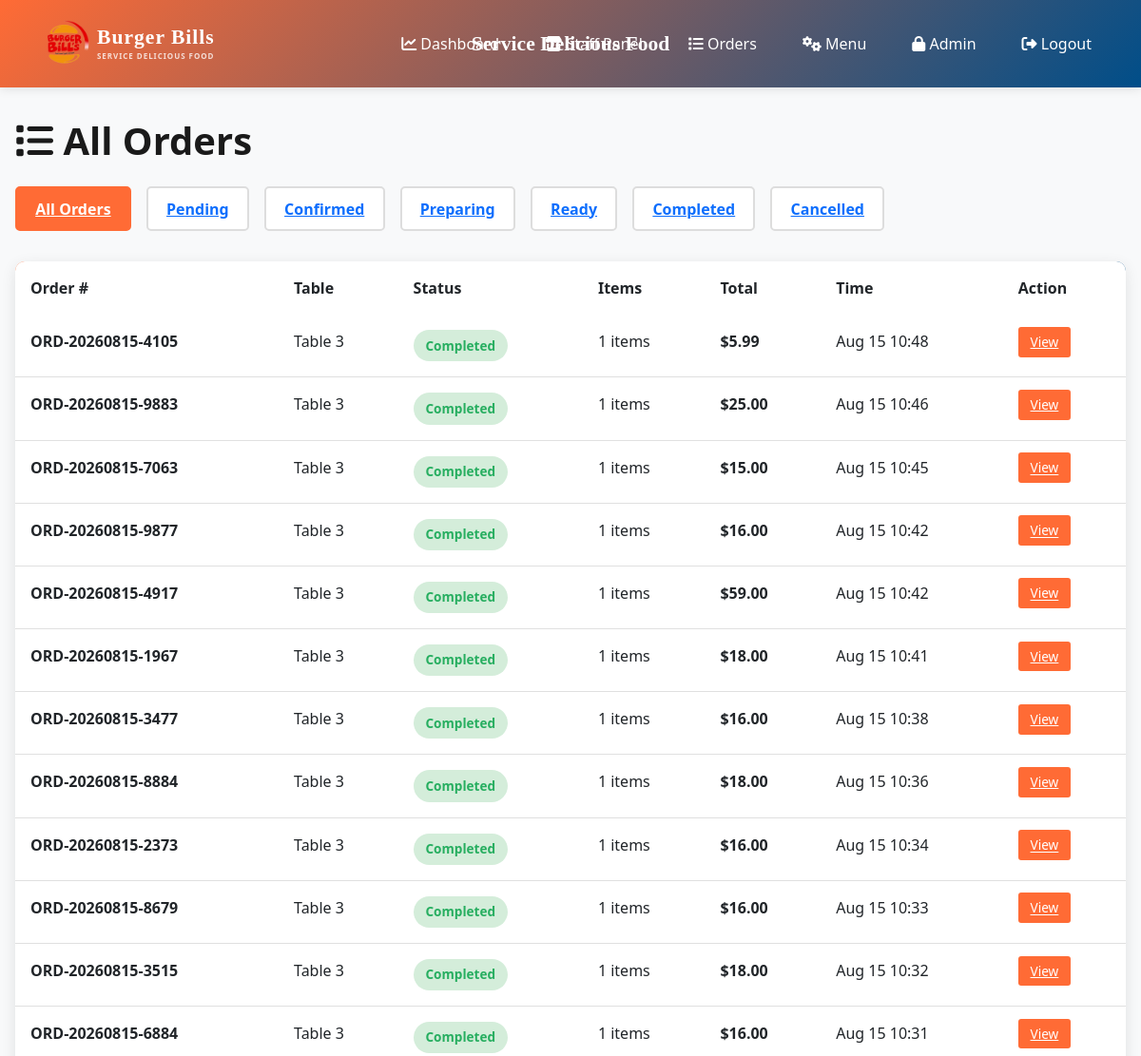
/orders/ (signed in, upper part), run on an earlier commit of the app's database.
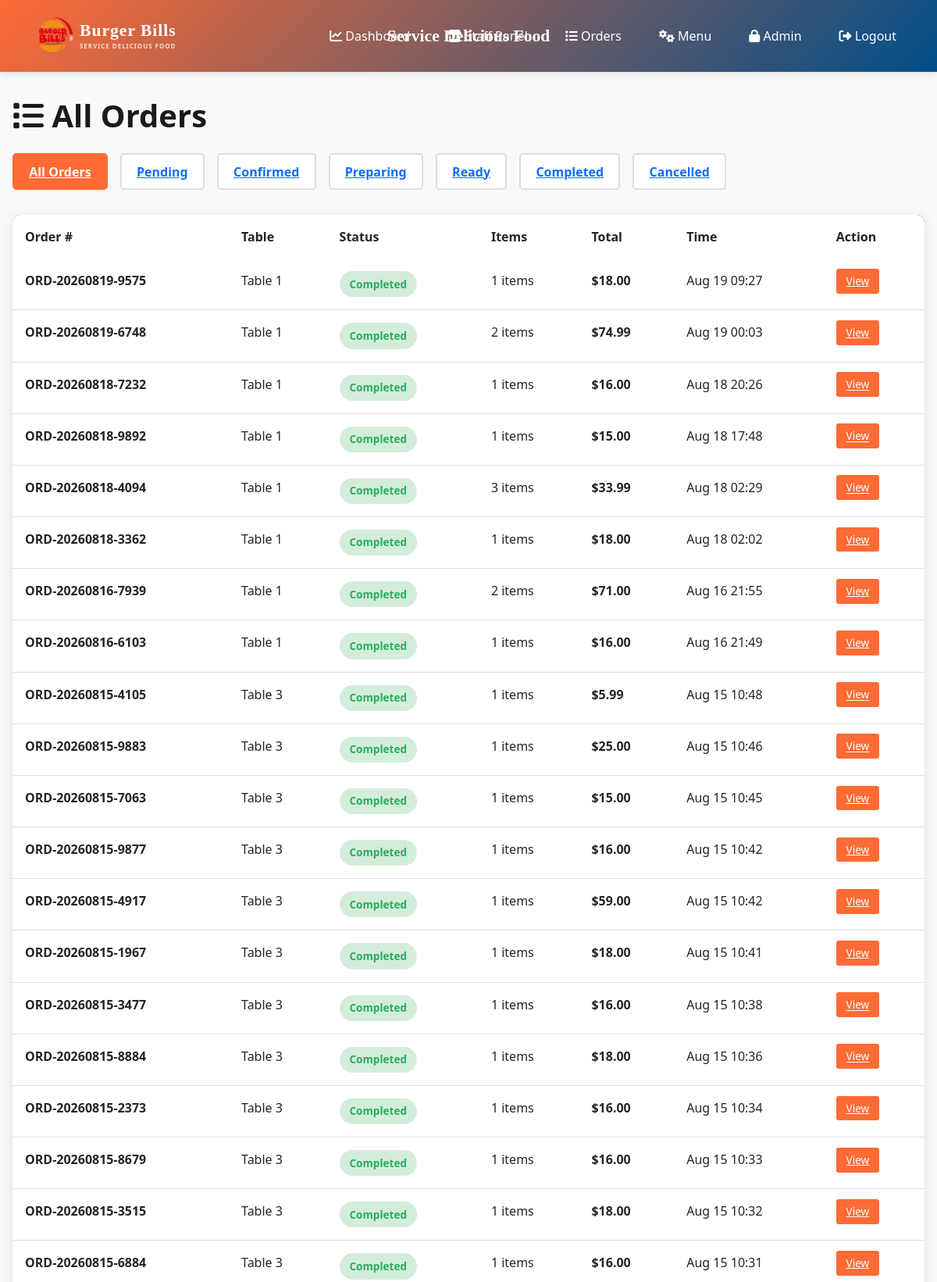
And on a later commit of the database.
### menu/models.py (models this page shows, shortened)
class Order(models.Model):
    ORDER_STATUS_CHOICES = [
        ('pending', 'Pending'),
        ('confirmed', 'Confirmed'),
        ('preparing', 'Preparing'),
        ('ready', 'Ready'),
        ('completed', 'Completed'),
        ('cancelled', 'Cancelled'),
    ]
    ORDER_TYPE_CHOICES = [
        ('dine_in', 'Dine In'),
        ('pickup', 'Pickup'),
    ]
    table = models.ForeignKey(Table, on_delete=models.CASCADE, related_name='orders', null=True, blank=True)
    order_number = models.CharField(max_length=20, unique=True)
    status = models.CharField(max_length=20, choices=ORDER_STATUS_CHOICES, default='pending')
    order_type = models.CharField(max_length=20, choices=ORDER_TYPE_CHOICES, default='dine_in')
    customer_name = models.CharField(max_length=200, blank=True)
    customer_phone = models.CharField(max_length=20, blank=True)
    customer_email = models.EmailField(blank=True)
    total_amount = models.DecimalField(max_digits=10, decimal_places=2, default=0)
    special_instructions = models.TextField(blank=True)
    estimated_time = models.IntegerField(default=20, help_text="Estimated time in minutes")
    is_called = models.BooleanField(default=False, help_text="Customer has been called to pick up")
    called_at = models.DateTimeField(blank=True, null=True)
    cart_expires_at = models.DateTimeField(blank=True, null=True, help_text="Cart auto-expires after 5 minutes of inactivity")
    created_at = models.DateTimeField(auto_now_add=True)
    updated_at = models.DateTimeField(auto_now=True)
    completed_at = models.DateTimeField(blank=True, null=True)
    class Meta:
        ordering = ['-created_at']

class Table(models.Model):
    number = models.IntegerField(unique=True)
    capacity = models.IntegerField(default=4)
    qr_code = models.ImageField(upload_to='qr_codes/', blank=True, null=True)
    qr_access_token = models.UUIDField(default=uuid.uuid4, editable=False)
    is_active = models.BooleanField(default=True)
    created_at = models.DateTimeField(auto_now_add=True)
    class Meta:
        ordering = ['number']

### menu/views.py (the view)
# urls.py: path('orders/', views.all_orders, name='all_orders'),
@login_required
def all_orders(request):
    if not request.user.is_staff:
        return redirect('index')
    status_filter = request.GET.get('status', '')
    if status_filter:
        orders = Order.objects.filter(status=status_filter).order_by('-created_at')
    else:
        orders = Order.objects.all().order_by('-created_at')
    context = {
        'orders': orders,
        'status_choices': Order.ORDER_STATUS_CHOICES,
        'selected_status': status_filter,
    }
    return render(request, 'menu/all_orders.html', context)

### templates/menu/all_orders.html (shortened to what this page needs)
{% extends 'menu/base.html' %}
{% block content %}
<h1><i class="fas fa-list"></i> All Orders</h1>
<div class="filter-section">
    <a href="{% url 'all_orders' %}" class="filter-btn {% if not selected_status %}active{% endif %}">
        All Orders
    </a>
    {% for status, label in status_choices %}
        <a href="?status={{ status }}" class="filter-btn {% if selected_status == status %}active{% endif %}">
            {{ label }}
        </a>
    {% endfor %}
</div>
{% if orders %}
    <div class="orders-table">
        <table class="table">
            <thead>
                <tr>
                    <th>Order #</th>
                    <th>Table</th>
                    <th>Status</th>
                    <th>Items</th>
                    <th>Total</th>
                    <th>Time</th>
                    <th>Action</th>
                </tr>
            </thead>
            <tbody>
                {% for order in orders %}
                    <tr>
                        <td class="order-number">{{ order.order_number }}</td>
                        <td>Table {{ order.table.number }}</td>
                        <td>
                            <span class="status-badge status-{{ order.status }}">
                                {% if order.status == 'pending' %}Pending
                                {% elif order.status == 'confirmed' %}Confirmed
                                {% elif order.status == 'preparing' %}Preparing
                                {% elif order.status == 'ready' %}Ready
                                {% elif order.status == 'completed' %}Completed
                                {% else %}{{ order.status|title }}{% endif %}
                            </span>
                        </td>
                        <td>{{ order.items.count }} items</td>
                        <td class="price">${{ order.total_amount }}</td>
                        <td>{{ order.created_at|date:"M d H:i" }}</td>
                        <td>
                            <a class="btn-sm btn-edit" href="{% url 'staff_order_receipt' order.id %}">
                                View
                            </a>
                        </td>
                    </tr>
                {% endfor %}
            </tbody>
        </table>
    </div>
{% else %}
    <div class="empty-state">
        <i class="fas fa-inbox"></i>
        <p>No orders found</p>
    </div>
{% endif %}
{% endblock %}

### templates/menu/base.html (shortened to what this page needs)
{% load static %}
<!DOCTYPE html>
<html lang="en">
<head>
    <link href="https://cdn.jsdelivr.net/npm/bootstrap@5.3.0/dist/css/bootstrap.min.css" rel="stylesheet">
    <link href="https://cdnjs.cloudflare.com/ajax/libs/font-awesome/6.4.0/css/all.min.css" rel="stylesheet">
</head>
<body>
    <nav class="navbar navbar-expand-lg navbar-dark">
        <div class="container-fluid">
            <a class="navbar-brand" href="/">
                {% load static %}
                <img src="{% static 'images/logo.png' %}" alt="Burger Bills Logo" class="navbar-logo">
                <span class="navbar-brand-copy">
                    <strong>Burger Bills</strong>
                    <small>Service Delicious Food</small>
                </span>
            </a>
            <div class="restaurant-navbar-heading{% if table %} table-number-badge{% endif %}"{% if table %} aria-label="Table {{ table.number }}"{% endif %}>
                {% if table %}{{ table.number }}{% else %}Service Delicious Food{% endif %}
            </div>
            {% block navigation %}
            <div class="collapse navbar-collapse" id="navbarNav">
                <ul class="navbar-nav ms-auto">
                    {% if user.is_authenticated %}
                        {% if user.is_staff %}
                            <li class="nav-item">
                                <a class="nav-link" href="/dashboard/">
                                    <i class="fas fa-chart-line"></i> Dashboard
                                </a>
                            </li>
                            <li class="nav-item">
                                <a class="nav-link" href="{% url 'staff_panel' %}">
                                    <i class="fas fa-store"></i> Staff Panel
                                </a>
                            </li>
                            <li class="nav-item">
                                <a class="nav-link" href="/orders/">
                                    <i class="fas fa-list"></i> Orders
                                </a>
                            </li>
                            <li class="nav-item">
                                <a class="nav-link" href="/menu-management/">
                                    <i class="fas fa-cogs"></i> Menu
                                </a>
                            </li>
                            <li class="nav-item">
                                <a class="nav-link" href="/admin/">
                                    <i class="fas fa-lock"></i> Admin
                                </a>
                            </li>
                            <li class="nav-item">
                                <a class="nav-link" href="{% if user.is_superuser %}{% url 'manager_logout' %}{% else %}{% url 'staff_logout' %}{% endif %}">
                                    <i class="fas fa-sign-out-alt"></i> Logout
                                </a>
                            </li>
                        {% endif %}
                    {% else %}
                        <li class="nav-item">
                            <a class="nav-link" href="/admin/">
                                <i class="fas fa-sign-in-alt"></i> Staff Login
                            </a>
                        </li>
                    {% endif %}
                </ul>
            </div>{% endblock %}
        </div>
    </nav>
    <div class="container-main">
        {% block content %}{% endblock %}
    </div>
</body>
</html>

### templates/menu/base.html (style rules this page uses)
:root { --primary-color: #FF6B35; --secondary-color: #004E89; --dark-color: #1A1A1A; --light-color: #F5F5F5; --accent-color: #F7931E; }
* { margin: 0; padding: 0; box-sizing: border-box; }
body { font-family: 'Segoe UI', Tahoma, Geneva, Verdana, sans-serif; background-color: #f8f9fa; color: #333; }
.navbar { background: linear-gradient(135deg, var(--primary-color) 0%, var(--secondary-color) 100%); box-shadow: 0 2px 10px rgba(0, 0, 0, 0.1); padding: 1rem 2rem; }
.navbar .container-fluid { position: relative; }
.navbar-brand { font-size: 1.8rem; font-weight: 700; color: white !important; letter-spacing: 1px; display: flex; align-items: center; gap: 0.5rem; }
.navbar-brand img { height: 50px; width: auto; }
.navbar-brand-copy { display: flex; flex-direction: column; line-height: 1; }
.navbar-brand-copy strong { font-family: Georgia, 'Times New Roman', serif; font-size: 1.35rem; white-space: nowrap; }
.navbar-brand-copy small { margin-top: 0.3rem; color: rgba(255, 255, 255, 0.78); font-size: 0.5rem; letter-spacing: 0.12em; text-transform: uppercase; }
.restaurant-navbar-heading { position: absolute; left: 50%; top: 50%; color: white; font-family: Georgia, 'Times New Roman', serif; font-size: 1.35rem; font-weight: 700; white-space: nowrap; transform: translate(-50%, -50%); z-index: 2; }
.nav-link { color: white !important; font-weight: 500; margin-left: 2rem; transition: all 0.3s ease; }
.container-main { max-width: 1400px; margin: 0 auto; padding: 2rem 1rem; }
h1, h2, h3 { color: var(--dark-color); font-weight: 700; margin-bottom: 1.5rem; }

### templates/menu/all_orders.html (style rules this page uses)
.filter-section { display: flex; gap: 1rem; margin-bottom: 2rem; flex-wrap: wrap; }
.filter-btn { padding: 0.6rem 1.2rem; border: 2px solid #ddd; background: white; border-radius: 5px; cursor: pointer; font-weight: 600; transition: all 0.3s; }
.filter-btn:hover, .filter-btn.active { border-color: #FF6B35; background: #FF6B35; color: white; }
.orders-table { background: white; border-radius: 10px; overflow: hidden; box-shadow: 0 4px 15px rgba(0, 0, 0, 0.1); }
.table { margin-bottom: 0; }
.table thead { background: linear-gradient(135deg, #FF6B35 0%, #004E89 100%); color: white; }
.table th { border: none; font-weight: 700; padding: 1rem; }
.table td { border: none; padding: 1rem; border-bottom: 1px solid #e0e0e0; }
.status-badge { padding: 0.4rem 0.8rem; border-radius: 20px; font-size: 0.85rem; font-weight: 600; display: inline-block; }
.status-completed { background: #d4edda; color: #27ae60; }
.order-number { font-weight: 700; color: #FF6B35; }
.price { font-weight: 700; color: #FF6B35; }
.btn-sm { padding: 0.4rem 0.8rem; font-size: 0.85rem; border: none; border-radius: 3px; cursor: pointer; transition: all 0.2s; }
.btn-edit { background: #FF6B35; color: white; }

What changed in the data, as far as the page shows it:
added Order: order_number "ORD-20260819-9575", table.number "1", status "Completed", items.count "1", total_amount "18.00", created_at "Aug 19 09:27"
added Order: order_number "ORD-20260819-6748", table.number "1", status "Completed", items.count "2", total_amount "74.99", created_at "Aug 19 00:03"
added Order: order_number "ORD-20260818-7232", table.number "1", status "Completed", items.count "1", total_amount "16.00", created_at "Aug 18 20:26"
added Order: order_number "ORD-20260818-9892", table.number "1", status "Completed", items.count "1", total_amount "15.00", created_at "Aug 18 17:48"
added Order: order_number "ORD-20260818-4094", table.number "1", status "Completed", items.count "3", total_amount "33.99", created_at "Aug 18 02:29"
added Order: order_number "ORD-20260818-3362", table.number "1", status "Completed", items.count "1", total_amount "18.00", created_at "Aug 18 02:02"
added Order: order_number "ORD-20260816-7939", table.number "1", status "Completed", items.count "2", total_amount "71.00", created_at "Aug 16 21:55"
added Order: order_number "ORD-20260816-6103", table.number "1", status "Completed", items.count "1", total_amount "16.00", created_at "Aug 16 21:49"
